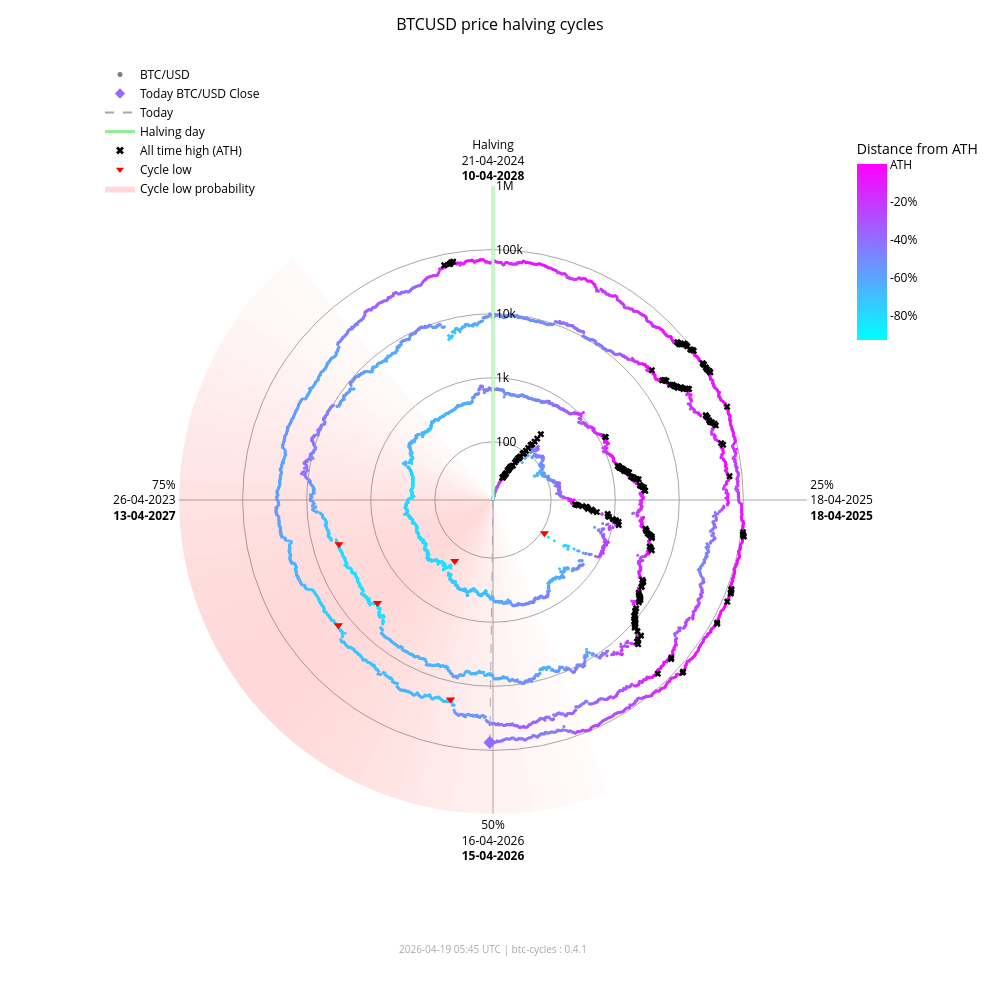

Notebook cell for this chart:
### Markdown cell above
### Interactive chart (plotly)

### Code cell
fig_interactive = btc.plot(
    kind="interactive",
    from_date="2012-11-28",
)
# plotly config for interactivity
config = {"scrollZoom": True, "displayModeBar": True}
# display in notebook
fig_interactive.show(config=config)

### Figure 1 — Plotly figure (JSON) as saved in the notebook; plotly's stock layout.template omitted (floating-point values rounded to 4 significant figures; data arrays with more than 128 entries replaced by an {"elided": "..."} marker saying what was removed)
{"data": [{"fill": "toself", "fillcolor": "rgba(255,0,0,0.017168280509461755)", "hoverinfo": "skip", "line": {"width": 0}, "mode": "lines", "r": [12.35, 1000000, 1000000, 12.35, 12.35], "showlegend": false, "theta": [158.4, 158.4, 162.0, 162.0, 158.4], "type": "scatterpolar"}, {"fill": "toself", "fillcolor": "rgba(255,0,0,0.022114794501891175)", "hoverinfo": "skip", "line": {"width": 0}, "mode": "lines", "r": [12.35, 1000000, 1000000, 12.35, 12.35], "showlegend": false, "theta": [162.0, 162.0, 165.6, 165.6, 162.0], "type": "scatterpolar"}, {"fill": "toself", "fillcolor": "rgba(255,0,0,0.02790404259511669)", "hoverinfo": "skip", "line": {"width": 0}, "mode": "lines", "r": [12.35, 1000000, 1000000, 12.35, 12.35], "showlegend": false, "theta": [165.6, 165.6, 169.2, 169.2, 165.6], "type": "scatterpolar"}, {"fill": "toself", "fillcolor": "rgba(255,0,0,0.034518294852420334)", "hoverinfo": "skip", "line": {"width": 0}, "mode": "lines", "r": [12.35, 1000000, 1000000, 12.35, 12.35], "showlegend": false, "theta": [169.2, 169.2, 172.8, 172.8, 169.2], "type": "scatterpolar"}, {"fill": "toself", "fillcolor": "rgba(255,0,0,0.041901979682821514)", "hoverinfo": "skip", "line": {"width": 0}, "mode": "lines", "r": [12.35, 1000000, 1000000, 12.35, 12.35], "showlegend": false, "theta": [172.8, 172.8, 176.4, 176.4, 172.8], "type": "scatterpolar"}, {"fill": "toself", "fillcolor": "rgba(255,0,0,0.04996405861294358)", "hoverinfo": "skip", "line": {"width": 0}, "mode": "lines", "r": [12.35, 1000000, 1000000, 12.35, 12.35], "showlegend": false, "theta": [176.4, 176.4, 180.0, 180.0, 176.4], "type": "scatterpolar"}, {"fill": "toself", "fillcolor": "rgba(255,0,0,0.05858349692240514)", "hoverinfo": "skip", "line": {"width": 0}, "mode": "lines", "r": [12.35, 1000000, 1000000, 12.35, 12.35], "showlegend": false, "theta": [180.0, 180.0, 183.6, 183.6, 180.0], "type": "scatterpolar"}, {"fill": "toself", "fillcolor": "rgba(255,0,0,0.06761662035375064)", "hoverinfo": "skip", "line": {"width": 0}, "mode": "lines", "r": [12.35, 1000000, 1000000, 12.35, 12.35], "showlegend": false, "theta": [183.6, 183.6, 187.2, 187.2, 183.6], "type": "scatterpolar"}, {"fill": "toself", "fillcolor": "rgba(255,0,0,0.07690481219944661)", "hoverinfo": "skip", "line": {"width": 0}, "mode": "lines", "r": [12.35, 1000000, 1000000, 12.35, 12.35], "showlegend": false, "theta": [187.2, 187.2, 190.8, 190.8, 187.2], "type": "scatterpolar"}, {"fill": "toself", "fillcolor": "rgba(255,0,0,0.08628112000611096)", "hoverinfo": "skip", "line": {"width": 0}, "mode": "lines", "r": [12.35, 1000000, 1000000, 12.35, 12.35], "showlegend": false, "theta": [190.8, 190.8, 194.4, 194.4, 190.8], "type": "scatterpolar"}, {"fill": "toself", "fillcolor": "rgba(255,0,0,0.09557490841018089)", "hoverinfo": "skip", "line": {"width": 0}, "mode": "lines", "r": [12.35, 1000000, 1000000, 12.35, 12.35], "showlegend": false, "theta": [194.4, 194.4, 198.0, 198.0, 194.4], "type": "scatterpolar"}, {"fill": "toself", "fillcolor": "rgba(255,0,0,0.10461455782963762)", "hoverinfo": "skip", "line": {"width": 0}, "mode": "lines", "r": [12.35, 1000000, 1000000, 12.35, 12.35], "showlegend": false, "theta": [198.0, 198.0, 201.6, 201.6, 198.0], "type": "scatterpolar"}, {"fill": "toself", "fillcolor": "rgba(255,0,0,0.11322908719652829)", "hoverinfo": "skip", "line": {"width": 0}, "mode": "lines", "r": [12.35, 1000000, 1000000, 12.35, 12.35], "showlegend": false, "theta": [201.6, 201.6, 205.2, 205.2, 201.6], "type": "scatterpolar"}, {"fill": "toself", "fillcolor": "rgba(255,0,0,0.12125015337052986)", "hoverinfo": "skip", "line": {"width": 0}, "mode": "lines", "r": [12.35, 1000000, 1000000, 12.35, 12.35], "showlegend": false, "theta": [205.2, 205.2, 208.8, 208.8, 205.2], "type": "scatterpolar"}, {"fill": "toself", "fillcolor": "rgba(255,0,0,0.12851590515331976)", "hoverinfo": "skip", "line": {"width": 0}, "mode": "lines", "r": [12.35, 1000000, 1000000, 12.35, 12.35], "showlegend": false, "theta": [208.8, 208.8, 212.4, 212.4, 208.8], "type": "scatterpolar"}, {"fill": "toself", "fillcolor": "rgba(255,0,0,0.13487757461161184)", "hoverinfo": "skip", "line": {"width": 0}, "mode": "lines", "r": [12.35, 1000000, 1000000, 12.35, 12.35], "showlegend": false, "theta": [212.4, 212.4, 216.0, 216.0, 212.4], "type": "scatterpolar"}, {"fill": "toself", "fillcolor": "rgba(255,0,0,0.14020862181849592)", "hoverinfo": "skip", "line": {"width": 0}, "mode": "lines", "r": [12.35, 1000000, 1000000, 12.35, 12.35], "showlegend": false, "theta": [216.0, 216.0, 219.6, 219.6, 216.0], "type": "scatterpolar"}, {"fill": "toself", "fillcolor": "rgba(255,0,0,0.14441504950654527)", "hoverinfo": "skip", "line": {"width": 0}, "mode": "lines", "r": [12.35, 1000000, 1000000, 12.35, 12.35], "showlegend": false, "theta": [219.6, 219.6, 223.2, 223.2, 219.6], "type": "scatterpolar"}, {"fill": "toself", "fillcolor": "rgba(255,0,0,0.14744459351271713)", "hoverinfo": "skip", "line": {"width": 0}, "mode": "lines", "r": [12.35, 1000000, 1000000, 12.35, 12.35], "showlegend": false, "theta": [223.2, 223.2, 226.8, 226.8, 223.2], "type": "scatterpolar"}, {"fill": "toself", "fillcolor": "rgba(255,0,0,0.14929223192296423)", "hoverinfo": "skip", "line": {"width": 0}, "mode": "lines", "r": [12.35, 1000000, 1000000, 12.35, 12.35], "showlegend": false, "theta": [226.8, 226.8, 230.4, 230.4, 226.8], "type": "scatterpolar"}, {"fill": "toself", "fillcolor": "rgba(255,0,0,0.15)", "hoverinfo": "skip", "line": {"width": 0}, "mode": "lines", "r": [12.35, 1000000, 1000000, 12.35, 12.35], "showlegend": false, "theta": [230.4, 230.4, 234.0, 234.0, 230.4], "type": "scatterpolar"}, {"fill": "toself", "fillcolor": "rgba(255,0,0,0.14965033825231114)", "hoverinfo": "skip", "line": {"width": 0}, "mode": "lines", "r": [12.35, 1000000, 1000000, 12.35, 12.35], "showlegend": false, "theta": [234.0, 234.0, 237.6, 237.6, 234.0], "type": "scatterpolar"}, {"fill": "toself", "fillcolor": "rgba(255,0,0,0.14835378057909807)", "hoverinfo": "skip", "line": {"width": 0}, "mode": "lines", "r": [12.35, 1000000, 1000000, 12.35, 12.35], "showlegend": false, "theta": [237.6, 237.6, 241.2, 241.2, 237.6], "type": "scatterpolar"}, {"fill": "toself", "fillcolor": "rgba(255,0,0,0.14623322283554635)", "hoverinfo": "skip", "line": {"width": 0}, "mode": "lines", "r": [12.35, 1000000, 1000000, 12.35, 12.35], "showlegend": false, "theta": [241.2, 241.2, 244.8, 244.8, 241.2], "type": "scatterpolar"}, {"fill": "toself", "fillcolor": "rgba(255,0,0,0.1434078538226231)", "hoverinfo": "skip", "line": {"width": 0}, "mode": "lines", "r": [12.35, 1000000, 1000000, 12.35, 12.35], "showlegend": false, "theta": [244.8, 244.8, 248.4, 248.4, 244.8], "type": "scatterpolar"}, {"fill": "toself", "fillcolor": "rgba(255,0,0,0.13997983179373427)", "hoverinfo": "skip", "line": {"width": 0}, "mode": "lines", "r": [12.35, 1000000, 1000000, 12.35, 12.35], "showlegend": false, "theta": [248.4, 248.4, 252.0, 252.0, 248.4], "type": "scatterpolar"}, {"fill": "toself", "fillcolor": "rgba(255,0,0,0.13602598258454268)", "hoverinfo": "skip", "line": {"width": 0}, "mode": "lines", "r": [12.35, 1000000, 1000000, 12.35, 12.35], "showlegend": false, "theta": [252.0, 252.0, 255.6, 255.6, 252.0], "type": "scatterpolar"}, {"fill": "toself", "fillcolor": "rgba(255,0,0,0.13159547355344953)", "hoverinfo": "skip", "line": {"width": 0}, "mode": "lines", "r": [12.35, 1000000, 1000000, 12.35, 12.35], "showlegend": false, "theta": [255.6, 255.6, 259.2, 259.2, 255.6], "type": "scatterpolar"}, {"fill": "toself", "fillcolor": "rgba(255,0,0,0.12671301775492697)", "hoverinfo": "skip", "line": {"width": 0}, "mode": "lines", "r": [12.35, 1000000, 1000000, 12.35, 12.35], "showlegend": false, "theta": [259.2, 259.2, 262.8, 262.8, 259.2], "type": "scatterpolar"}, {"fill": "toself", "fillcolor": "rgba(255,0,0,0.12138610149219965)", "hoverinfo": "skip", "line": {"width": 0}, "mode": "lines", "r": [12.35, 1000000, 1000000, 12.35, 12.35], "showlegend": false, "theta": [262.8, 262.8, 266.4, 266.4, 262.8], "type": "scatterpolar"}, {"fill": "toself", "fillcolor": "rgba(255,0,0,0.1156142551644921)", "hoverinfo": "skip", "line": {"width": 0}, "mode": "lines", "r": [12.35, 1000000, 1000000, 12.35, 12.35], "showlegend": false, "theta": [266.4, 266.4, 270.0, 270.0, 266.4], "type": "scatterpolar"}, {"fill": "toself", "fillcolor": "rgba(255,0,0,0.10939851441251548)", "hoverinfo": "skip", "line": {"width": 0}, "mode": "lines", "r": [12.35, 1000000, 1000000, 12.35, 12.35], "showlegend": false, "theta": [270.0, 270.0, 273.6, 273.6, 270.0], "type": "scatterpolar"}, {"fill": "toself", "fillcolor": "rgba(255,0,0,0.10274974912946185)", "hoverinfo": "skip", "line": {"width": 0}, "mode": "lines", "r": [12.35, 1000000, 1000000, 12.35, 12.35], "showlegend": false, "theta": [273.6, 273.6, 277.2, 277.2, 273.6], "type": "scatterpolar"}, {"fill": "toself", "fillcolor": "rgba(255,0,0,0.09569517349791425)", "hoverinfo": "skip", "line": {"width": 0}, "mode": "lines", "r": [12.35, 1000000, 1000000, 12.35, 12.35], "showlegend": false, "theta": [277.2, 277.2, 280.8, 280.8, 277.2], "type": "scatterpolar"}, {"fill": "toself", "fillcolor": "rgba(255,0,0,0.08828282625646727)", "hoverinfo": "skip", "line": {"width": 0}, "mode": "lines", "r": [12.35, 1000000, 1000000, 12.35, 12.35], "showlegend": false, "theta": [280.8, 280.8, 284.4, 284.4, 280.8], "type": "scatterpolar"}, {"fill": "toself", "fillcolor": "rgba(255,0,0,0.08058400018765345)", "hoverinfo": "skip", "line": {"width": 0}, "mode": "lines", "r": [12.35, 1000000, 1000000, 12.35, 12.35], "showlegend": false, "theta": [284.4, 284.4, 288.0, 288.0, 284.4], "type": "scatterpolar"}, {"fill": "toself", "fillcolor": "rgba(255,0,0,0.07269354608292704)", "hoverinfo": "skip", "line": {"width": 0}, "mode": "lines", "r": [12.35, 1000000, 1000000, 12.35, 12.35], "showlegend": false, "theta": [288.0, 288.0, 291.6, 291.6, 288.0], "type": "scatterpolar"}, {"fill": "toself", "fillcolor": "rgba(255,0,0,0.06472784449068783)", "hoverinfo": "skip", "line": {"width": 0}, "mode": "lines", "r": [12.35, 1000000, 1000000, 12.35, 12.35], "showlegend": false, "theta": [291.6, 291.6, 295.2, 295.2, 291.6], "type": "scatterpolar"}, {"fill": "toself", "fillcolor": "rgba(255,0,0,0.05682021976743955)", "hoverinfo": "skip", "line": {"width": 0}, "mode": "lines", "r": [12.35, 1000000, 1000000, 12.35, 12.35], "showlegend": false, "theta": [295.2, 295.2, 298.8, 298.8, 295.2], "type": "scatterpolar"}, {"fill": "toself", "fillcolor": "rgba(255,0,0,0.04911378436707333)", "hoverinfo": "skip", "line": {"width": 0}, "mode": "lines", "r": [12.35, 1000000, 1000000, 12.35, 12.35], "showlegend": false, "theta": [298.8, 298.8, 302.4, 302.4, 298.8], "type": "scatterpolar"}, {"fill": "toself", "fillcolor": "rgba(255,0,0,0.04175213714896469)", "hoverinfo": "skip", "line": {"width": 0}, "mode": "lines", "r": [12.35, 1000000, 1000000, 12.35, 12.35], "showlegend": false, "theta": [302.4, 302.4, 306.0, 306.0, 302.4], "type": "scatterpolar"}, {"fill": "toself", "fillcolor": "rgba(255,0,0,0.034868865657538876)", "hoverinfo": "skip", "line": {"width": 0}, "mode": "lines", "r": [12.35, 1000000, 1000000, 12.35, 12.35], "showlegend": false, "theta": [306.0, 306.0, 309.6, 309.6, 306.0], "type": "scatterpolar"}, {"fill": "toself", "fillcolor": "rgba(255,0,0,0.02857722515334582)", "hoverinfo": "skip", "line": {"width": 0}, "mode": "lines", "r": [12.35, 1000000, 1000000, 12.35, 12.35], "showlegend": false, "theta": [309.6, 309.6, 313.2, 313.2, 309.6], "type": "scatterpolar"}, {"fill": "toself", "fillcolor": "rgba(255,0,0,0.022961515313555197)", "hoverinfo": "skip", "line": {"width": 0}, "mode": "lines", "r": [12.35, 1000000, 1000000, 12.35, 12.35], "showlegend": false, "theta": [313.2, 313.2, 316.8, 316.8, 313.2], "type": "scatterpolar"}, {"fill": "toself", "fillcolor": "rgba(255,0,0,0.01807146942917362)", "hoverinfo": "skip", "line": {"width": 0}, "mode": "lines", "r": [12.35, 1000000, 1000000, 12.35, 12.35], "showlegend": false, "theta": [316.8, 316.8, 320.4, 320.4, 316.8], "type": "scatterpolar"}, {"hoverinfo": "text", "marker": {"color": {"elided": "4891 str values"}, "size": 3}, "mode": "markers", "r": {"elided": "4891 float values"}, "showlegend": false, "text": {"elided": "4891 str values"}, "theta": {"elided": "4891 float values"}, "type": "scatterpolar"}, {"hoverinfo": "skip", "line": {"color": "lightgreen", "width": 3}, "mode": "lines", "r": [12.35, 1000000], "showlegend": false, "theta": [0, 0], "type": "scatterpolar"}, {"hoverinfo": "skip", "line": {"color": "darkgrey", "dash": "dash", "width": 1}, "mode": "lines", "r": [12.35, 75630.0], "showlegend": false, "theta": [180.7, 180.7], "type": "scatterpolar"}, {"hoverinfo": "text", "marker": {"color": "#936cff", "size": 10, "symbol": "diamond"}, "mode": "markers", "r": [75630.0], "showlegend": false, "text": ["Today<br>Date: 2026-04-19<br>Price: $75,634.19"], "theta": [180.7], "type": "scatterpolar"}, {"hoverinfo": "text", "marker": {"color": "black", "size": 6, "symbol": "x"}, "mode": "markers", "r": {"elided": "195 float values"}, "showlegend": false, "text": {"elided": "195 str values"}, "theta": {"elided": "195 float values"}, "type": "scatterpolar"}, {"hoverinfo": "text", "marker": {"color": "red", "size": 8, "symbol": "triangle-down"}, "mode": "markers", "r": [111.6, 164.9, 3233.0, 3925.0, 18950.0, 15760.0], "showlegend": false, "text": ["Cycle Low<br>Date: 2014-02-21<br>Price: $111.56<br>ATH distance: -91.0%", "Cycle Low<br>Date: 2015-01-14<br>Price: $164.92<br>ATH distance: -86.7%", "Cycle Low<br>Date: 2018-12-15<br>Price: $3,232.51<br>ATH distance: -83.3%", "Cycle Low<br>Date: 2019-03-25<br>Price: $3,924.55<br>ATH distance: -79.7%", "Cycle Low<br>Date: 2022-06-18<br>Price: $18,954.25<br>ATH distance: -71.9%", "Cycle Low<br>Date: 2022-11-21<br>Price: $15,760.19<br>ATH distance: -76.7%"], "theta": [122.8, 212.1, 228.3, 254.0, 192.0, 231.0], "type": "scatterpolar"}, {"marker": {"color": "grey", "size": 5}, "mode": "markers", "name": "BTC/USD", "r": [null], "theta": [null], "type": "scatterpolar"}, {"marker": {"color": "#936cff", "size": 8, "symbol": "diamond"}, "mode": "markers", "name": "Today BTC/USD Close", "r": [null], "theta": [null], "type": "scatterpolar"}, {"line": {"color": "darkgrey", "dash": "dash"}, "mode": "lines", "name": "Today", "r": [null], "theta": [null], "type": "scatterpolar"}, {"line": {"color": "lightgreen", "width": 3}, "mode": "lines", "name": "Halving day", "r": [null], "theta": [null], "type": "scatterpolar"}, {"marker": {"color": "black", "size": 7, "symbol": "x"}, "mode": "markers", "name": "All time high (ATH)", "r": [null], "theta": [null], "type": "scatterpolar"}, {"marker": {"color": "red", "size": 7, "symbol": "triangle-down"}, "mode": "markers", "name": "Cycle low", "r": [null], "theta": [null], "type": "scatterpolar"}, {"fill": "toself", "fillcolor": "rgba(255,0,0,0.15)", "line": {"width": 0}, "mode": "lines", "name": "Cycle low probability", "r": [null], "theta": [null], "type": "scatterpolar"}, {"hoverinfo": "skip", "marker": {"cmax": 0, "cmin": -0.9307, "color": [0], "colorbar": {"len": 0.25, "ticktext": ["ATH", "-20%", "-40%", "-60%", "-80%", "-100%"], "tickvals": [0, -0.2, -0.4, -0.6, -0.8, -1.0], "title": {"text": "Distance from ATH"}, "x": 0.95, "y": 0.92, "yanchor": "top"}, "colorscale": {"elided": "256x2 mixed values"}, "showscale": true, "size": 0}, "mode": "markers", "r": [null], "showlegend": false, "theta": [null], "type": "scatterpolar"}], "layout": {"annotations": [{"font": {"color": "darkgrey", "size": 10}, "showarrow": false, "text": "2026-04-19 05:45 UTC | btc-cycles : 0.4.1", "x": 0.5, "xref": "paper", "y": -0.02, "yref": "paper"}], "font": {"color": "black"}, "height": 1000, "legend": {"bgcolor": "rgba(0,0,0,0)", "font": {"color": "black"}, "x": 0.0, "y": 1.0}, "margin": {"b": 60, "l": 100, "r": 80, "t": 60}, "paper_bgcolor": "white", "plot_bgcolor": "white", "polar": {"angularaxis": {"color": "black", "direction": "clockwise", "gridcolor": "darkgrey", "rotation": 90, "ticktext": ["Halving<br>21-04-2024<br><b>10-04-2028</b>", "25%<br>18-04-2025<br><b>18-04-2025</b>", "50%<br>16-04-2026<br><b>15-04-2026</b>", "75%<br>26-04-2023<br><b>13-04-2027</b>"], "tickvals": [0, 90, 180, 270]}, "bgcolor": "white", "domain": {"x": [0.1, 0.9], "y": [0.05, 0.95]}, "radialaxis": {"angle": 90, "color": "black", "gridcolor": "darkgrey", "range": [1.092, 6.0], "tickangle": 90, "ticktext": ["100", "1k", "10k", "100k", "1M"], "tickvals": [100, 1000, 10000, 100000, 1000000], "type": "log"}}, "title": {"font": {"color": "black", "size": 16}, "text": "BTCUSD price halving cycles", "x": 0.5}, "width": 1000}}
